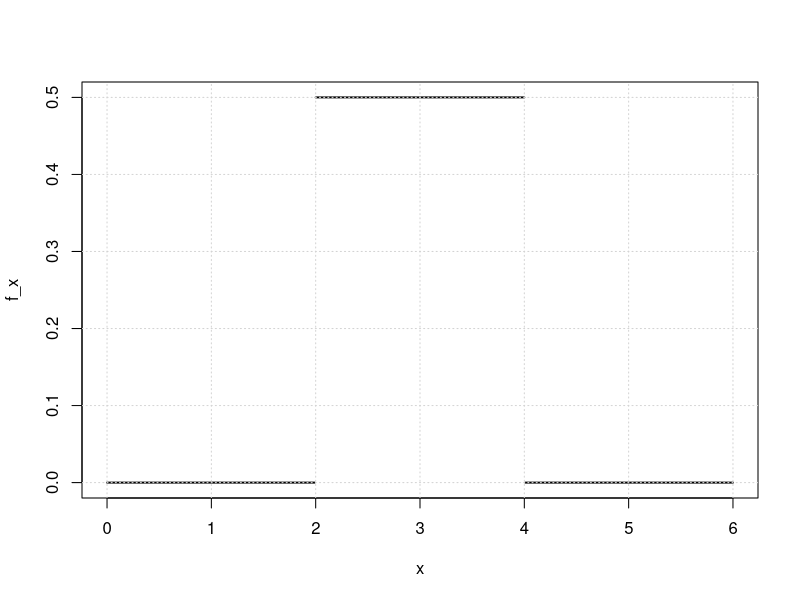
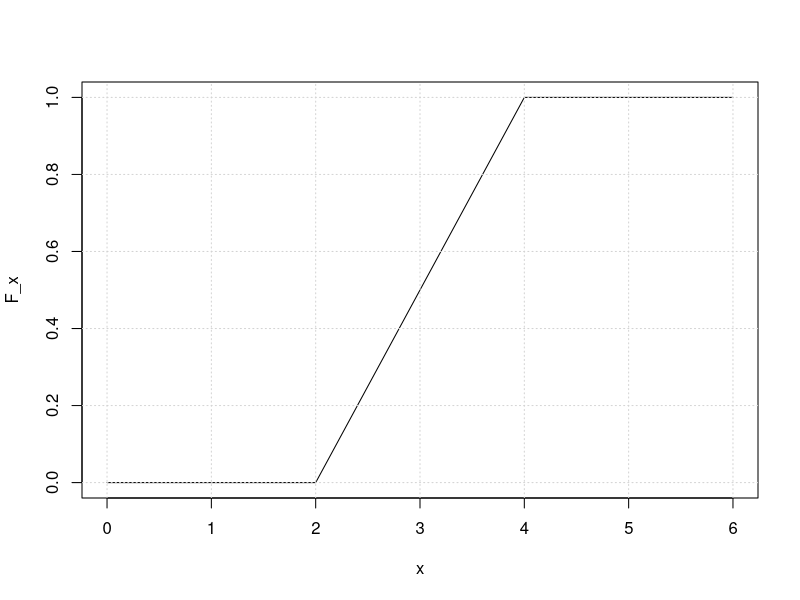
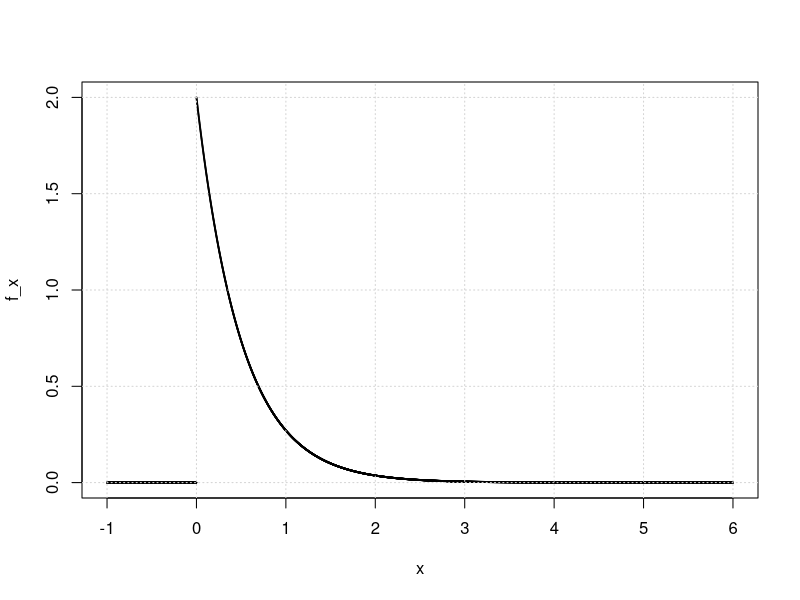
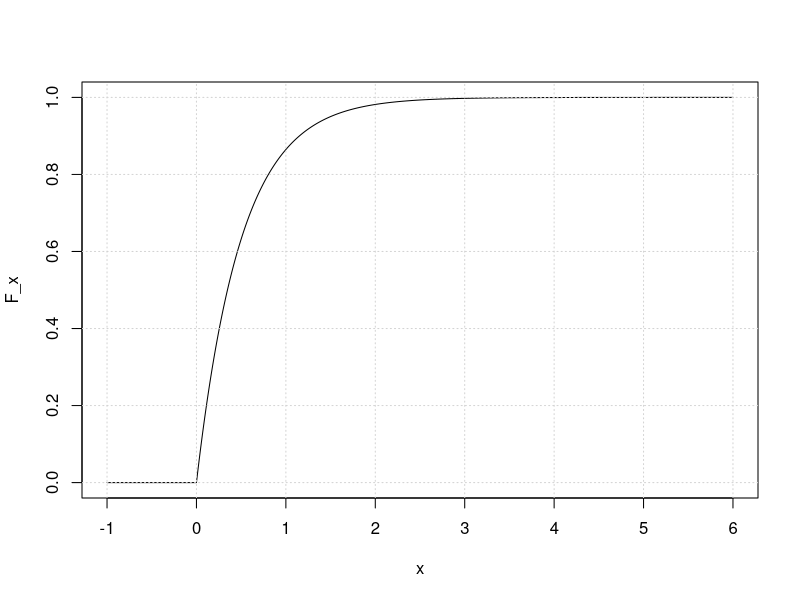
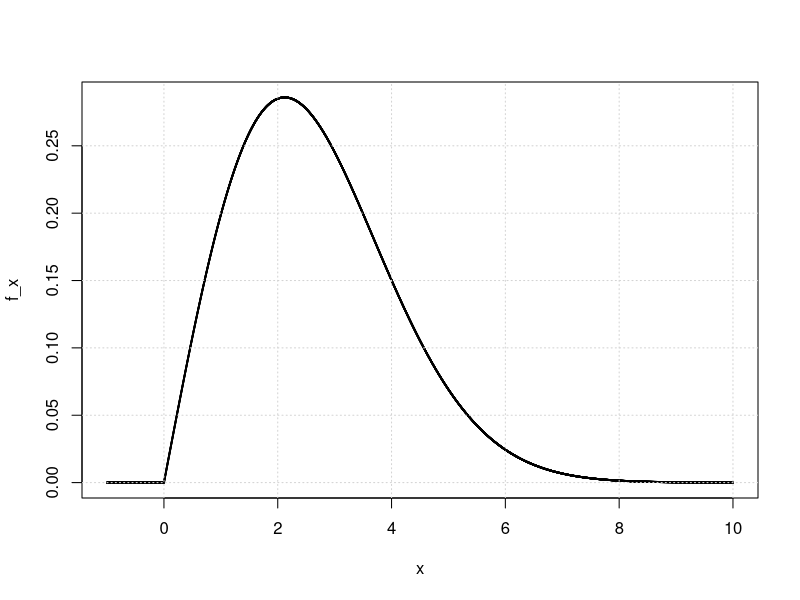
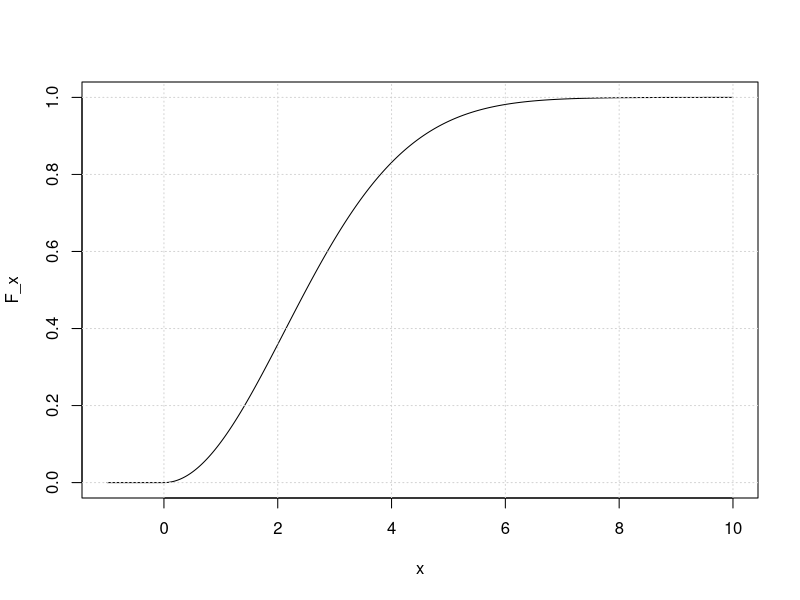
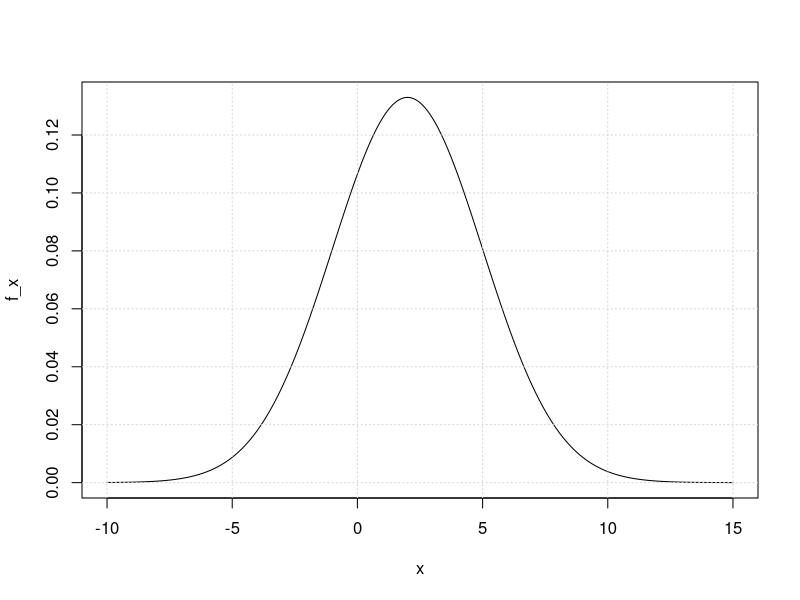
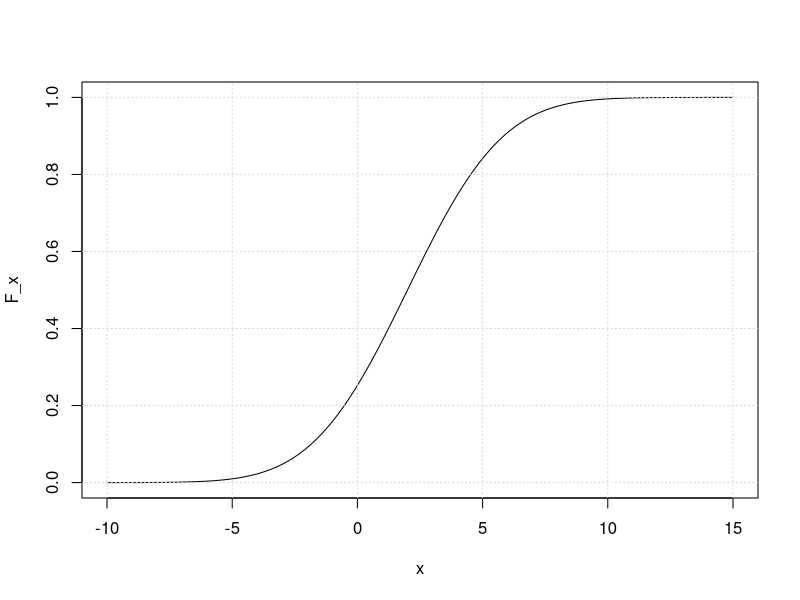

These figures' R source, in order:
# ......................................................................................
# ................Cvičení 5 - Vybraná rozdělení spojité náhodné veličiny................
# ..................Martina Litschmannová, Adéla Vrtková, Michal Béreš..................
# ......................................................................................

# Nezobrazuje-li se vám text korektně, nastavte File \ Reopen with Encoding... na UTF-8
# Pro zobrazení obsahu skriptu použijte CTRL+SHIFT+O
# Pro spouštění příkazů v jednotlivých řádcích použijte CTRL+ENTER

#  Přehled typů R-kových funkcí (prefix ve jménech funkcí) ####
# ** Hustota pravděpodobnosti ####
# - začíná písmenkem **d**: p = d...(x, ...)
#
# ** Distribuční funkce ####
# - začíná písmenkem **p**: $p = P(X < x)$: p = p...(x, ...)
#
# ** Kvantilová funkce ####
# - začíná písmenkem **q**:  najdi x pro zadané p: $p = F(x) \rightarrow x = F^{-1}(p)$:
# x = q...(p, ...)
# ---


#  Přehled rozdělení (sufix ve jménech funkcí) ####
# ** Rovnoměrné rozdělení: $$X \sim Ro(a, b)$$ ####
# - náhodná veličina nabývá pouze hodnot větších než $a$ a menších než $b$
# - všechny hodnoty mají stejnou hustotu výskytu -> hustota pravděpodobnosti je
# konstantní mezi $a$ a $b$, jinde nulová
#
# $$f(x) = \begin{cases} \frac{1}{b-a} & \text{pro } x \in (a, b) \\ 0 & \text{jinak}
# \end{cases}$$
# $$F(x) = \begin{cases} 0 & \text{pro } x \leq a \\ \frac{x-a}{b-a} & \text{pro } x \in
# (a, b) \\ 1 & \text{pro } x \geq b \end{cases}$$
# $$E(X) = \frac{a+b}{2}$$
# $$D(X) = \frac{(b-a)^2}{12}$$


# Hustota pravděpodobnosti f(x)
a <- 2 # odkud
b <- 4 # kam
x <- 3
dunif(x, a, b)


# Distribuční funkce F(x) = P(X < x)
punif(x, a, b)


# vykreslíme si Hustotu pravděpodobnosti
x <- seq(from = 0, to = 6, by = 0.01)
f_x <- dunif(x, a, b)
plot(x, f_x, cex = 0.1) # cex je velikost markerů
grid()

# vykreslíme si Distribuční funkci
F_x <- punif(x, a, b)
plot(x, F_x, type = "l")
grid()

# kvantilová funkce F^(-1)(p) = x: P(X<x)=p
a <- 2 # odkud
b <- 4 # kam
p <- 0.75
qunif(p, a, b)


# ** Exponenciální rozdělení: $$X \sim Exp(\lambda)$$ ####
# - doba do 1. události, doba mezi událostmi (pouze v období stabilního života -
# Poissonův proces)
# - parametr $\lambda$ je tentýž co v Poissonově rozdělení
# - střední hodnota je: $E(X)=1 / \lambda$
#
# $$f(x) = \begin{cases} \lambda e^{-\lambda x} & \text{pro } x \geq 0 \\ 0 &
# \text{jinak} \end{cases}$$
# $$F(x) = \begin{cases} 1 - e^{-\lambda x} & \text{pro } x \geq 0 \\ 0 & \text{jinak}
# \end{cases}$$
# $$E(X) = \frac{1}{\lambda}$$
# $$D(X) = \frac{1}{\lambda^2}$$


# Hustota pravděpodobnosti f(x)
lambda <- 2
x <- 1
dexp(x, lambda)


# Distribuční funkce F(x) = P(X < x)
pexp(x, lambda)


# vykreslíme si Hustotu pravděpodobnosti
x <- seq(from = -1, to = 6, by = 0.001)
f_x <- dexp(x, lambda)
plot(x, f_x, cex = 0.1)
grid()

# vykreslíme si Distribuční funkci
F_x <- pexp(x, lambda)
plot(x, F_x, type = "l")
grid()

# kvantilová funkce F^(-1)(p) = x: P(X<x)=p
lambda <- 2
p <- 0.5
qexp(p, a, b)


# ** Weibullovo rozdělení: $$X \sim W(\theta,\beta)$$ ####
# - doba do 1. události (poruchy)(vhodná volba $\beta$ umožuje použití v libovolném
# období intenzity poruch)
# - rozšíření exponenciálního rozdělení $$Exp(\lambda) = W(\theta=\frac{1}{\lambda},
# \beta=1)$$


# Hustota pravděpodobnosti f(x)
theta <- 3 # ekvivalent 1/lambda u exp. rozdělení
beta <- 2 # beta = 1 -> exponenciální rozdělení
x <- 5
dweibull(x, shape = beta, scale = theta)


# Distribuční funkce F(x) = P(X < x)
pweibull(x, shape = beta, scale = theta)


# vykreslíme si Hustotu pravděpodobnosti
x <- seq(from = -1, to = 10, by = 0.001)
f_x <- dweibull(x, shape = beta, scale = theta)
plot(x, f_x, cex = 0.1)
grid()

# vykreslíme si Distribuční funkci
F_x <- pweibull(x, shape = beta, scale = theta)
plot(x, F_x, type = "l")
grid()

# ** Normální rozdělení: $$X \sim N(\mu,\sigma^2)$$ ####
# - rozdělení modelující např. chyby měření, chování součtu/průměru mnoha jiných
# náhodných veličin
# - viz. Centrální limitní věta
# - $\mu$ je přímo střední hodnota rozdělení: $$E(X)=\mu$$
# - $\sigma$ je přímo směrodatná odchyla rozdělení: $$D(X)=\sigma^2$$
# - s parametry $\mu=0,\sigma=1$ se nazývá normované Normální rozdělení
#
# $$f(x) = \frac{1}{\sqrt{2\pi}\sigma} e^{-\frac{(x-\mu)^2}{2\sigma^2}}$$


# Hustota pravděpodobnosti f(x)
mu <- 2
sigma <- 3
x <- 4
dnorm(x, mean = mu, sd = sigma)


# Distribuční funkce F(x) = P(X < x)
pnorm(x, mean = mu, sd = sigma)


# vykreslíme si Hustotu pravděpodobnosti
x <- seq(from = -10, to = 15, by = 0.01)
f_x <- dnorm(x, mean = mu, sd = sigma)
plot(x, f_x, type = "l")
grid()

# vykreslíme si Distribuční funkci
F_x <- pnorm(x, mean = mu, sd = sigma)
plot(x, F_x, type = "l")
grid()


# kvantilová funkce F^(-1)(p) = x: P(X<x)=p
mu <- 2
sigma <- 3
p <- 0.5
qnorm(p, mean = mu, sd = sigma)


# ---
#  Příklady k procvičení ####
# ---


# * Příklad 1. ####
# Výška v populaci chlapců ve věku 3,5-4 roky má normální rozdělení se střední hodnotou
# 102 cm a směrodatnou odchylkou 4,5 cm. Určete, jaké procento chlapců v uvedeném věku
# má výšku menší nebo rovnou 93 cm.


# X ... výška chlapců ve věku 3.5 až 4 roky (cm)
# X ~ N(mu = 102, sd = 4.5)

mu <- 102
sigma <- 4.5

# P(X<=93)=F(93)
pnorm(93, mean = mu, sd = sigma)


# * Příklad 2. ####
# Průměrná životnost strojní součástky je 30 000 hodin. Předpokládejme, že součástka je
# v období
# stabilního života. Určete:


# X ... životnost součástky (h)
# X ~ Exp(lambda), kde E(X)=1/lambda

lambda <- 1 / 30000


# **a)**
# pravděpodobnost, že součástka nevydrží více než 2 000 hodin,


# a) P(X<2000)=F(2000)
pexp(2000, lambda)


# **b)**
# pravděpodobnost, že součástka vydrží více než 35 000 hodin,


# b) P(X>35000)=1-F(35000)
1 - pexp(35000, lambda)


# **c)**
#  dobu, do níž se porouchá 95 % součástek.


# c) P(X<t)=0,95 -> F(t)=0,95 -> t… 95% kvantil
qexp(0.95, lambda)


# * Příklad 3. ####
# Výrobní zařízení má poruchu v průměru jednou za 2000 hodin. Veličina Y představující
# dobu čekání na poruchu má exponenciální rozdělení. Určete dobu T0 tak, aby
# pravděpodobnost, že přístroj bude pracovat delší dobu než T0, byla 0,99.


# X ... doba čekání na poruchu (h)
# X ~ Exp(lambda), kde E(X)=1/lambda
lambda <- 1 / 2000

# P(X>t)=0,99 -> 1-F(t)=0,99 -> F(t)=0,01 -> t… 1% kvant.
qexp(0.01, lambda)


# * Příklad 4. ####
# Výsledky měření jsou zatíženy jen normálně rozdělenou chybou s nulovou střední
# hodnotou a se směrodatnou odchylkou 3 mm. Jaká je pravděpodobnost, že při 3 měřeních
# bude alespoň jednou chyba v intervalu (0 mm; 2,4mm)?


# Y… velikost chyby měření (mm)
# Y ~ N(mu = 0,sigma = 3)

mu <- 0
sigma <- 3

# pp… pravd., že chyba měření bude v int. 0,0-2,4mm
pp <- pnorm(2.4, mean = mu, sd = sigma) - pnorm(0, mean = mu, sd = sigma)
pp


# X … počet chyb měření v int. 0 mm -2,4 mm ve 3 měř.
# X ~ Bi(n = 3,p = pp)
n <- 3
p <- pp

# P(X>=1)=1-P(X=0)
1 - dbinom(0, n, p)


# * Příklad 5. ####
# Ve velké počítačové síti se průměrně přihlašuje 25 uživatelů za hodinu. Určete
# pravděpodobnost,
# že:
#
#
# **a)** se nikdo nepřihlásí během 14:30 - 14:36,


# X … počet uživatelů přihlášených za 6 minut
# X ~ Po(lt = 2.5)

lambda <- 25 / 60
t <- 6
lt <- lambda * t

# P(X=0)
dpois(0, lt)


# **b)**
# do dalšího přihlášení uběhnou 2-3 minuty.


# Y … doba do dalšího přihlášení
# Y ~ Exp(lambda = 25/60), kde E(X)=1/lambda
lambda <- 25 / 60

# P(2<Y<3)=F(3)-F(2)
pexp(3, lambda) - pexp(2, lambda)


# **c)**
# Určete maximální délku časového intervalu tak, aby pravděpodobnost, že se nikdo
# nepřihlásí byla alespoň 0,90.


# P(Y>t)=0,90 -> 1-F(t)=0,90 -> F(t)=0,10 -> t…10% kv.

qexp(0.10, lambda) * 60


# * Příklad 6. ####
# Náhodná veličina X má normální rozdělení $N(\mu; \sigma^2)$. Určete:
#
#
# **a)**
# $P(\mu − 2\sigma < X < \mu + 2\sigma)$,


# P(µ − 2σ < X < µ + 2σ) = F_X(µ + 2σ) - F_X(µ - 2σ)
# Z = (X - µ)/σ ~N(0,1)
# P(µ − 2σ < X < µ + 2σ) = P(-2 < Z < 2) = F_Z(2) - F_Z(-2)

pnorm(2, mean = 0, sd = 1) - pnorm(-2, mean = 0, sd = 1)


# **b)**
# nejmenší $k \in  \mathbb{Z}$, tak, aby $P(\mu − k\sigma < X < \mu + k\sigma) > 0.99$.


# normální rozdělení je symetrické
# P(µ − kσ < X < µ + kσ) = P(-k < Z < k) = F_Z(k) - F_Z(-k) = 2F_Z(k) - 1 = 0.99
# F_Z(k) = 0.995

k <- qnorm(0.995, mean = 0, sd = 1)
k


for (k in 1:5) {
    p <- pnorm(k, mean = 0, sd = 1) - pnorm(-k, mean = 0, sd = 1)
    print(paste0(k, ":", p))
}


# * Příklad 7. ####
# Na prohlídce výstavy je promítán doprovodný film o životě autora vystavovaných děl.
# Jeho projekce začíná každých 20 minut. Určete pravděpodobnost, že pokud náhodně
# přijdete do promítacího sálu,


# Y … doba do začátku další projekce
# Y ~ Ro(a=0, b=20)

a <- 0
b <- 20


# **a)**
# nebudete na začátek filmu čekat víc než 5 minut,


# P(X<5)
punif(5, a, b)


# **b)**
# budete čekat mezi 5 a 10 minutami,


# P(5<X<10)
punif(10, a, b) - punif(5, a, b)


# **c)**
# střední hodnotu a směrodatnou odchylku doby čekání na začátek filmu.


E_X <- (a + b) / 2
E_X

D_X <- (a - b)^2 / 12
D_X

sigma_X <- sqrt(D_X)
sigma_X


# * Příklad 8. ####
# Při kontrole jakosti přebíráme součástku pouze tehdy, jestliže se její rozměr pohybuje
# v mezích 26-27 mm. Rozměry součástek mají normální rozdělení se střední hodnotou 26,4
# mm a směrodatnou odchylkou 0,2 mm. Jaká je pravděpodobnost, že rozměr součástky
# náhodně vybrané ke kontrole bude v požadovaných mezích?


# X ... rozměr součástky (mm)
# X ~ N(mu =  26.4,sigma = 0.2)

mu <- 26.4
sigma <- 0.2

# P(26<X<27)=F(27)-F(26)
pnorm(27, mean = mu, sd = sigma) - pnorm(26, mean = mu, sd = sigma)


# * Příklad 9. ####
# Délka skoků sportovce Jakuba měřená v cm má normální rozdělení $N(\mu_1; \sigma_1^2)$,
# kde $\mu_1 = 690$ a $\sigma_1 = 10$. Délka skoků sportovce Aleše měřená v cm má také
# normální rozdělení $N(\mu_2; \sigma_2^2)$, kde $\mu_2 = 705$ a $\sigma_2 = 15$. Na
# závody se kvalifikuje ten, kdo ze dvou skoků alespoň jednou skočí více než 700 cm.
#
# **a)** S Jakou pravděpodobností bude skok Jakuba (a Aleše) kvalifikační?


# SJ ... délka skoku Jakuba
# SJ ~ N(mu = 690,sigma = 10)
mu_J <- 690
sigma_J <- 10

# SA … délka skoku Aleše
# SA ~ N(mu = 705,sigma = 15)
mu_A <- 705
sigma_A <- 15

# J...Jakubův skok je úspěšný (delší než 700 cm)
# A...Alešův skok je úspěšný (delší než 700 cm)

# P(J)=P(SJ>700)=1-F(700)
P.J <- 1 - pnorm(700, mean = mu_J, sd = sigma_J)
P.J

# P(A)=P(SA>700)=1-F(700)
P.A <- 1 - pnorm(700, mean = mu_A, sd = sigma_A)
P.A


# **b)** S jakou pravděpodobností se kvalifikuje Jakub (a Aleš)?


# KJ … Jakub se kvalifikuje na závody,
# P(KJ) = 1-(1-P(J))(1-P(J))
P.KJ <- 1 - (1 - P.J) * (1 - P.J)
P.KJ

# KA … Aleš se kvalifikuje na závody,
# P(KA) = 1-(1-P(A))(1-P(A))
P.KA <- 1 - (1 - P.A) * (1 - P.A)
P.KA


# **c)**
# S jakou pravděpodobností se oba dva kvalifikují na závody?


P.KJ * P.KA


# **d)**
# S jakou pravděpodobností se kvalifikuje Aleš, ale Jakub ne?


(1 - P.KJ) * P.KA
